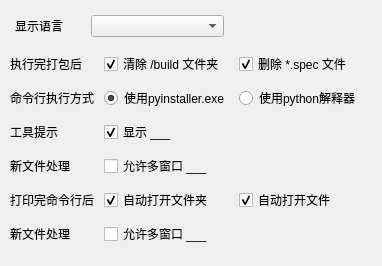
             <widget class="QWidget" name="tab_common">
              <attribute name="title">
               <string>常规</string>
              </attribute>
              <layout class="QVBoxLayout" name="verticalLayout_21">
               <property name="spacing">
                <number>10</number>
               </property>
               <property name="leftMargin">
                <number>10</number>
               </property>
               <property name="topMargin">
                <number>10</number>
               </property>
               <property name="rightMargin">
                <number>10</number>
               </property>
               <property name="bottomMargin">
                <number>10</number>
               </property>
               <item>
                <widget class="QWidget" name="wdg_language" native="true">
                 <property name="sizePolicy">
                  <sizepolicy hsizetype="Expanding" vsizetype="Expanding">
                   <horstretch>0</horstretch>
                   <verstretch>20</verstretch>
                  </sizepolicy>
                 </property>
                 <property name="wdg_group" stdset="0">
                  <string>area_widget</string>
                 </property>
                 <layout class="QHBoxLayout" name="horizontalLayout_27">
                  <property name="spacing">
                   <number>10</number>
                  </property>
                  <property name="leftMargin">
                   <number>5</number>
                  </property>
                  <property name="topMargin">
                   <number>5</number>
                  </property>
                  <property name="rightMargin">
                   <number>5</number>
                  </property>
                  <property name="bottomMargin">
                   <number>5</number>
                  </property>
                  <item>
                   <widget class="QLabel" name="lb_language">
                    <property name="sizePolicy">
                     <sizepolicy hsizetype="Expanding" vsizetype="Expanding">
                      <horstretch>50</horstretch>
                      <verstretch>0</verstretch>
                     </sizepolicy>
                    </property>
                    <property name="text">
                     <string>显示语言</string>
                    </property>
                   </widget>
                  </item>
                  <item>
                   <widget class="QComboBox" name="cbb_language">
                    <property name="sizePolicy">
                     <sizepolicy hsizetype="Expanding" vsizetype="Expanding">
                      <horstretch>100</horstretch>
                      <verstretch>0</verstretch>
                     </sizepolicy>
                    </property>
                   </widget>
                  </item>
                  <item>
                   <widget class="QWidget" name="widget_33" native="true">
                    <property name="sizePolicy">
                     <sizepolicy hsizetype="Expanding" vsizetype="Expanding">
                      <horstretch>100</horstretch>
                      <verstretch>0</verstretch>
                     </sizepolicy>
                    </property>
                   </widget>
                  </item>
                 </layout>
                </widget>
               </item>
               <item>
                <widget class="QWidget" name="widget_55" native="true">
                 <property name="sizePolicy">
                  <sizepolicy hsizetype="Expanding" vsizetype="Expanding">
                   <horstretch>0</horstretch>
                   <verstretch>100</verstretch>
                  </sizepolicy>
                 </property>
                 <layout class="QGridLayout" name="gridLayout_11" columnstretch="5,10,10,10">
                  <property name="leftMargin">
                   <number>0</number>
                  </property>
                  <property name="topMargin">
                   <number>0</number>
                  </property>
                  <property name="rightMargin">
                   <number>0</number>
                  </property>
                  <property name="bottomMargin">
                   <number>0</number>
                  </property>
                  <property name="spacing">
                   <number>10</number>
                  </property>
                  <item row="0" column="0">
                   <widget class="QLabel" name="lb_build_files_clear">
                    <property name="sizePolicy">
                     <sizepolicy hsizetype="Expanding" vsizetype="Expanding">
                      <horstretch>40</horstretch>
                      <verstretch>0</verstretch>
                     </sizepolicy>
                    </property>
                    <property name="text">
                     <string>执行完打包后</string>
                    </property>
                   </widget>
                  </item>
                  <item row="5" column="1">
                   <widget class="QCheckBox" name="cb_splash_auto_file_handle">
                    <property name="sizePolicy">
                     <sizepolicy hsizetype="Expanding" vsizetype="Expanding">
                      <horstretch>50</horstretch>
                      <verstretch>0</verstretch>
                     </sizepolicy>
                    </property>
                    <property name="cursor">
                     <cursorShape>PointingHandCursor</cursorShape>
                    </property>
                    <property name="text">
                     <string>允许多窗口 ___</string>
                    </property>
                    <property name="checked">
                     <bool>false</bool>
                    </property>
                   </widget>
                  </item>
                  <item row="2" column="1">
                   <widget class="QCheckBox" name="cb_tooltip_show">
                    <property name="sizePolicy">
                     <sizepolicy hsizetype="Expanding" vsizetype="Expanding">
                      <horstretch>50</horstretch>
                      <verstretch>0</verstretch>
                     </sizepolicy>
                    </property>
                    <property name="cursor">
                     <cursorShape>PointingHandCursor</cursorShape>
                    </property>
                    <property name="text">
                     <string>显示 ___</string>
                    </property>
                    <property name="checked">
                     <bool>true</bool>
                    </property>
                   </widget>
                  </item>
                  <item row="3" column="0">
                   <widget class="QLabel" name="lb_multi_win">
                    <property name="sizePolicy">
                     <sizepolicy hsizetype="Expanding" vsizetype="Expanding">
                      <horstretch>40</horstretch>
                      <verstretch>0</verstretch>
                     </sizepolicy>
                    </property>
                    <property name="text">
                     <string>新文件处理</string>
                    </property>
                   </widget>
                  </item>
                  <item row="4" column="2">
                   <widget class="QCheckBox" name="cb_print_cmd_auto_open_file">
                    <property name="sizePolicy">
                     <sizepolicy hsizetype="Expanding" vsizetype="Expanding">
                      <horstretch>50</horstretch>
                      <verstretch>0</verstretch>
                     </sizepolicy>
                    </property>
                    <property name="cursor">
                     <cursorShape>PointingHandCursor</cursorShape>
                    </property>
                    <property name="text">
                     <string>自动打开文件</string>
                    </property>
                    <property name="checked">
                     <bool>true</bool>
                    </property>
                   </widget>
                  </item>
                  <item row="0" column="2">
                   <widget class="QCheckBox" name="cb_delete_spec">
                    <property name="sizePolicy">
                     <sizepolicy hsizetype="Expanding" vsizetype="Expanding">
                      <horstretch>50</horstretch>
                      <verstretch>0</verstretch>
                     </sizepolicy>
                    </property>
                    <property name="cursor">
                     <cursorShape>PointingHandCursor</cursorShape>
                    </property>
                    <property name="text">
                     <string>删除 *.spec 文件</string>
                    </property>
                    <property name="checked">
                     <bool>true</bool>
                    </property>
                   </widget>
                  </item>
                  <item row="1" column="0">
                   <widget class="QLabel" name="lb_use_py_pyinstaller_auto_conda">
                    <property name="sizePolicy">
                     <sizepolicy hsizetype="Expanding" vsizetype="Expanding">
                      <horstretch>26</horstretch>
                      <verstretch>0</verstretch>
                     </sizepolicy>
                    </property>
                    <property name="text">
                     <string>命令行执行方式</string>
                    </property>
                   </widget>
                  </item>
                  <item row="5" column="0">
                   <widget class="QLabel" name="lb_splash_auto_file_handle">
                    <property name="sizePolicy">
                     <sizepolicy hsizetype="Expanding" vsizetype="Expanding">
                      <horstretch>40</horstretch>
                      <verstretch>0</verstretch>
                     </sizepolicy>
                    </property>
                    <property name="text">
                     <string>新文件处理</string>
                    </property>
                   </widget>
                  </item>
                  <item row="2" column="0">
                   <widget class="QLabel" name="lb_tooltip_show">
                    <property name="sizePolicy">
                     <sizepolicy hsizetype="Expanding" vsizetype="Expanding">
                      <horstretch>40</horstretch>
                      <verstretch>0</verstretch>
                     </sizepolicy>
                    </property>
                    <property name="text">
                     <string>工具提示</string>
                    </property>
                   </widget>
                  </item>
                  <item row="4" column="1">
                   <widget class="QCheckBox" name="cb_print_cmd_auto_open_folder">
                    <property name="sizePolicy">
                     <sizepolicy hsizetype="Expanding" vsizetype="Expanding">
                      <horstretch>50</horstretch>
                      <verstretch>0</verstretch>
                     </sizepolicy>
                    </property>
                    <property name="cursor">
                     <cursorShape>PointingHandCursor</cursorShape>
                    </property>
                    <property name="text">
                     <string>自动打开文件夹</string>
                    </property>
                    <property name="checked">
                     <bool>true</bool>
                    </property>
                   </widget>
                  </item>
                  <item row="1" column="1">
                   <widget class="QRadioButton" name="rb_use_pyinstaller">
                    <property name="sizePolicy">
                     <sizepolicy hsizetype="Expanding" vsizetype="Expanding">
                      <horstretch>0</horstretch>
                      <verstretch>0</verstretch>
                     </sizepolicy>
                    </property>
                    <property name="cursor">
                     <cursorShape>PointingHandCursor</cursorShape>
                    </property>
                    <property name="text">
                     <string>使用pyinstaller.exe</string>
                    </property>
                    <property name="checked">
                     <bool>true</bool>
                    </property>
                   </widget>
                  </item>
                  <item row="3" column="1">
                   <widget class="QCheckBox" name="cb_multi_win">
                    <property name="sizePolicy">
                     <sizepolicy hsizetype="Expanding" vsizetype="Expanding">
                      <horstretch>50</horstretch>
                      <verstretch>0</verstretch>
                     </sizepolicy>
                    </property>
                    <property name="cursor">
                     <cursorShape>PointingHandCursor</cursorShape>
                    </property>
                    <property name="text">
                     <string>允许多窗口 ___</string>
                    </property>
                    <property name="checked">
                     <bool>false</bool>
                    </property>
                   </widget>
                  </item>
                  <item row="4" column="0">
                   <widget class="QLabel" name="lb_print_cmd_option">
                    <property name="sizePolicy">
                     <sizepolicy hsizetype="Expanding" vsizetype="Expanding">
                      <horstretch>40</horstretch>
                      <verstretch>0</verstretch>
                     </sizepolicy>
                    </property>
                    <property name="text">
                     <string>打印完命令行后</string>
                    </property>
                   </widget>
                  </item>
                  <item row="0" column="1">
                   <widget class="QCheckBox" name="cb_delete_build">
                    <property name="sizePolicy">
                     <sizepolicy hsizetype="Expanding" vsizetype="Expanding">
                      <horstretch>50</horstretch>
                      <verstretch>0</verstretch>
                     </sizepolicy>
                    </property>
                    <property name="cursor">
                     <cursorShape>PointingHandCursor</cursorShape>
                    </property>
                    <property name="text">
                     <string>清除 /build 文件夹</string>
                    </property>
                    <property name="checked">
                     <bool>true</bool>
                    </property>
                   </widget>
                  </item>
                  <item row="1" column="2">
                   <widget class="QRadioButton" name="rb_use_python">
                    <property name="sizePolicy">
                     <sizepolicy hsizetype="Expanding" vsizetype="Expanding">
                      <horstretch>0</horstretch>
                      <verstretch>0</verstretch>
                     </sizepolicy>
                    </property>
                    <property name="cursor">
                     <cursorShape>PointingHandCursor</cursorShape>
                    </property>
                    <property name="text">
                     <string>使用python解释器</string>
                    </property>
                   </widget>
                  </item>
                  <item row="0" column="3">
                   <widget class="QWidget" name="widget_27" native="true">
                    <property name="sizePolicy">
                     <sizepolicy hsizetype="Expanding" vsizetype="Expanding">
                      <horstretch>0</horstretch>
                      <verstretch>0</verstretch>
                     </sizepolicy>
                    </property>
                   </widget>
                  </item>
                 </layout>
                </widget>
               </item>
               <item>
                <widget class="QWidget" name="widget_40" native="true">
                 <property name="sizePolicy">
                  <sizepolicy hsizetype="Expanding" vsizetype="Expanding">
                   <horstretch>0</horstretch>
                   <verstretch>50</verstretch>
                  </sizepolicy>
                 </property>
                </widget>
               </item>
              </layout>
             </widget>
